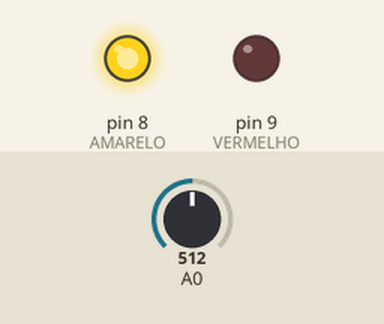
This sketch was run on a simulated Arduino Uno, built with avr-gcc and run on an emulated ATmega328P. Parts: output pins drawn as LEDs (lit = HIGH). Inputs (shaded band) come from the test bench; at power-on: A0 = 512.

Above: at 1.2 s.
1.3 s: A0 set to 366
2.8 s: A0 set to 332
At 3.5 s:
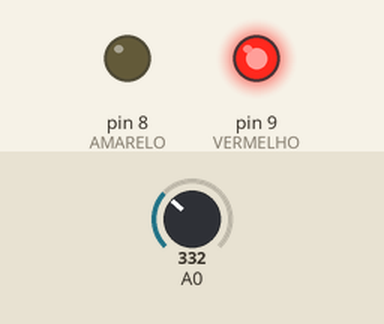
4.3 s: A0 set to 710
At 4.9 s:
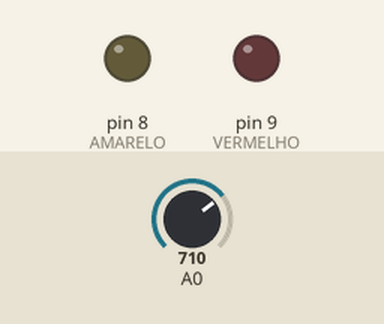
5.8 s: A0 set to 682
At 6.9 s:
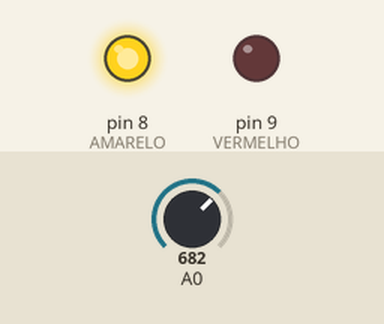
7.4 s: A0 set to 716
At 8.9 s:
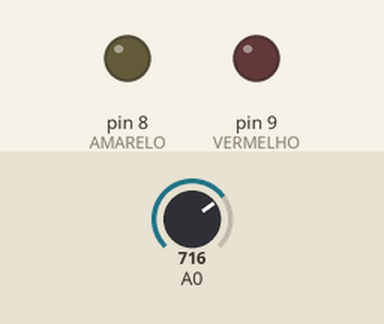
Timing chart, 0 to 10.0 s (numbered marks = the images above; inputs shaded):
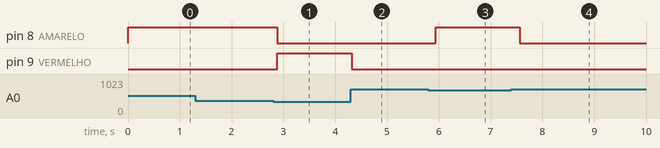

The sketch:

Projeto_169_Chuva_em_dois_niveis.ino
```cpp
// Projeto 169 - Chuva em dois niveis
// Arduino Uno | Arduino Neon Lab

const byte AMARELO=8,VERMELHO=9;
void setup(){pinMode(AMARELO,OUTPUT);pinMode(VERMELHO,OUTPUT);}
void loop(){
 int valor=analogRead(A0); // menor geralmente significa mais agua
 digitalWrite(AMARELO,valor<700 && valor>=350);
 digitalWrite(VERMELHO,valor<350);
 delay(180);
}
```

Measured:
- the behaviour switches between 350 and 349 on A0 (found by bisection; images 0 and 1)
- the behaviour switches between 700 and 699 on A0 (found by bisection; images 2 and 3)
- after the input at 1.3 s, every drawn part: stays the same
- after the input at 2.8 s, pin 8 (AMARELO): HIGH → LOW after 0.08 s; pin 9 (VERMELHO): LOW → HIGH after 0.08 s
- after the input at 4.3 s, pin 9 (VERMELHO): HIGH → LOW at once
- after the input at 5.8 s, pin 8 (AMARELO): LOW → HIGH after 0.14 s
- after the input at 7.4 s, pin 8 (AMARELO): HIGH → LOW after 0.17 s
